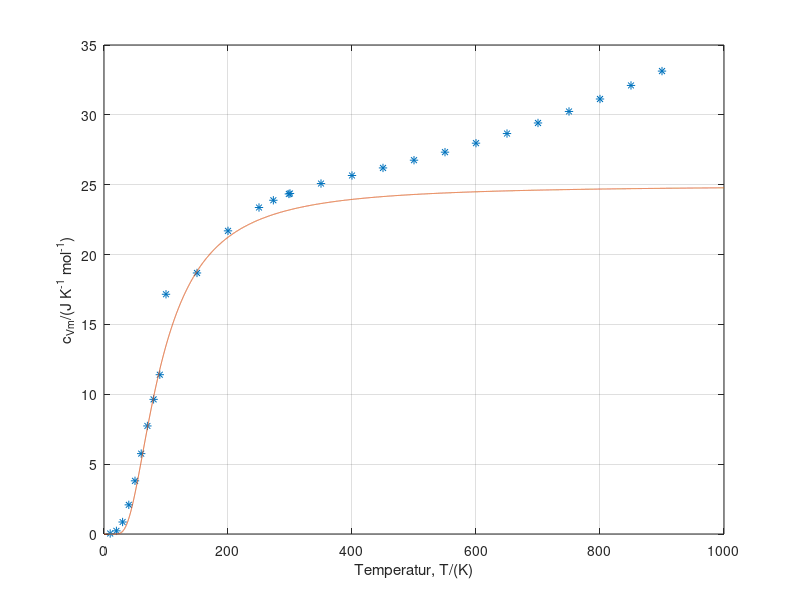

Recreate this plot in MATLAB.
T = [10 20 30 40 50 60 70 80 90 100 150 200 250 273.15 298.15 300 350 400 450 500 550 600 650 700 750 800 850 900];
cVm = [3.269*10^(-4) 1.992*10^(-3) 7.608*10^(-3) 0.01848 0.03371 0.05097 0.06851 0.08536 0.101 0.152 0.1655 0.1922 0.207 0.2116 0.2156 0.2159 0.2222 0.2273 0.2321 0.237 0.2421 0.2478 0.2539 0.2606 0.2679 0.2758 0.2844 0.2935];

thetaE = 280;
Tkont = 0:0.1:1000;
c = (3.*8.314.*(thetaE./Tkont).^2).*((exp(thetaE./Tkont))./(exp(thetaE./Tkont)-1).^2);


for i=1:length(cVm)
   cVm(i) = cVm(i)*4.184*26.9815;
    
end

plot(T, cVm, '*', Tkont, c);
xlabel('Temperatur, T/(K)');
ylabel('c_{Vm}/(J K^{-1} mol^{-1})');
grid on;